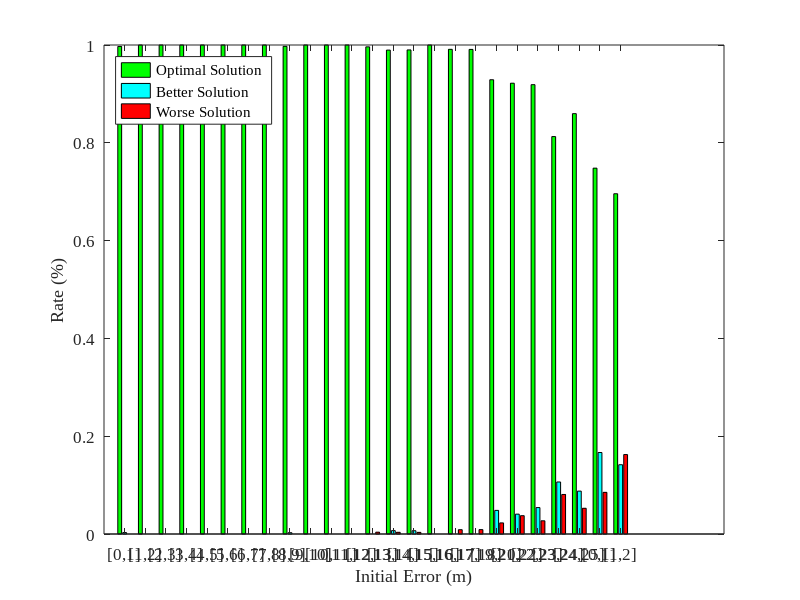

Write the MATLAB code that produced this figure. (Note: this script raises an error after producing the figure.)
load results
sum = succ_sum + fail_sum + bett_sum;
succ_rate = succ_sum./sum;
fail_rate = fail_sum./sum;
bett_rate = bett_sum./sum;
Y=[succ_rate',bett_rate',fail_rate'];
X=1:length(succ_rate);
h=bar(X,Y);
set(h(1),'FaceColor',[0,1,0])
set(h(2),'FaceColor',[0,1,1])
set(h(3),'FaceColor',[1,0,0])
ylim([0,1]);
ylabel('Rate (%)');
xlabel('Initial Error (m)');
legend('Optimal Solution','Better Solution','Worse Solution', 'FontSize',8,'FontName','Times New Roman', 'Location', 'northwest');
set(gca,'xtick',1:25);
set(gca,'XTickLabel',{'[0,1]','[1,2]','[2,3]','[3,4]','[4,5]','[5,6]','[6,7]','[7,8]','[8,9]','[9,10]','[10,11]','[11,12]','[12,13]','[13,14]','[14,15]','[15,16]','[16,17]','[17,18]','[19,20]','[21,22]','[22,23]','[23,24]','[24,25]'},'FontSize',12,'FontName','Times New Roman'); 
Y_1=roundn(Y,-2);
for i = 1:length(X)
    text(X(i)-0.25,Y_1(i,1),num2str(Y_1(i,1)),'HorizontalAlignment','center','VerticalAlignment','bottom','FontSize',8,'FontName','Times New Roman');
    text(X(i),Y_1(i,2),num2str(Y_1(i,2)),'HorizontalAlignment','center','VerticalAlignment','bottom','FontSize',8,'FontName','Times New Roman');
    text(X(i)+0.25,Y_1(i,3),num2str(Y_1(i,3)),'HorizontalAlignment','center','VerticalAlignment','bottom','FontSize',8,'FontName','Times New Roman');
end
saveas(gcf,sprintf('results.pdf'),'bmp'); 